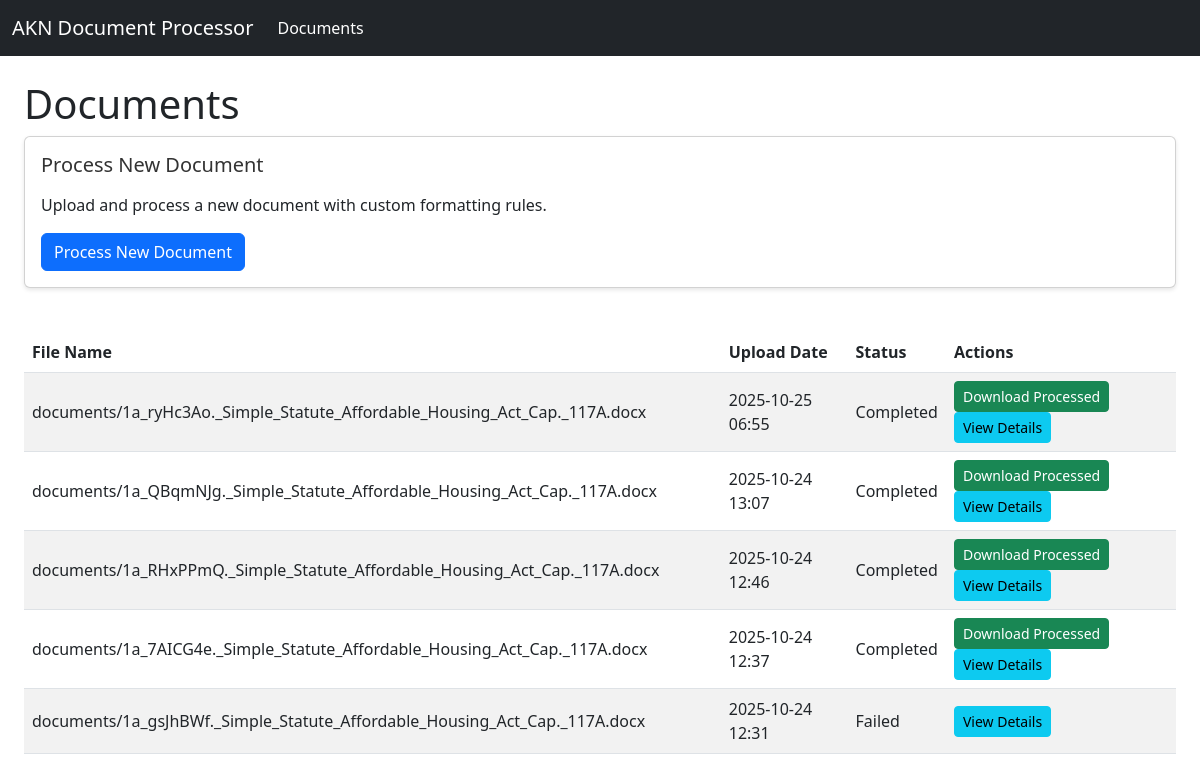
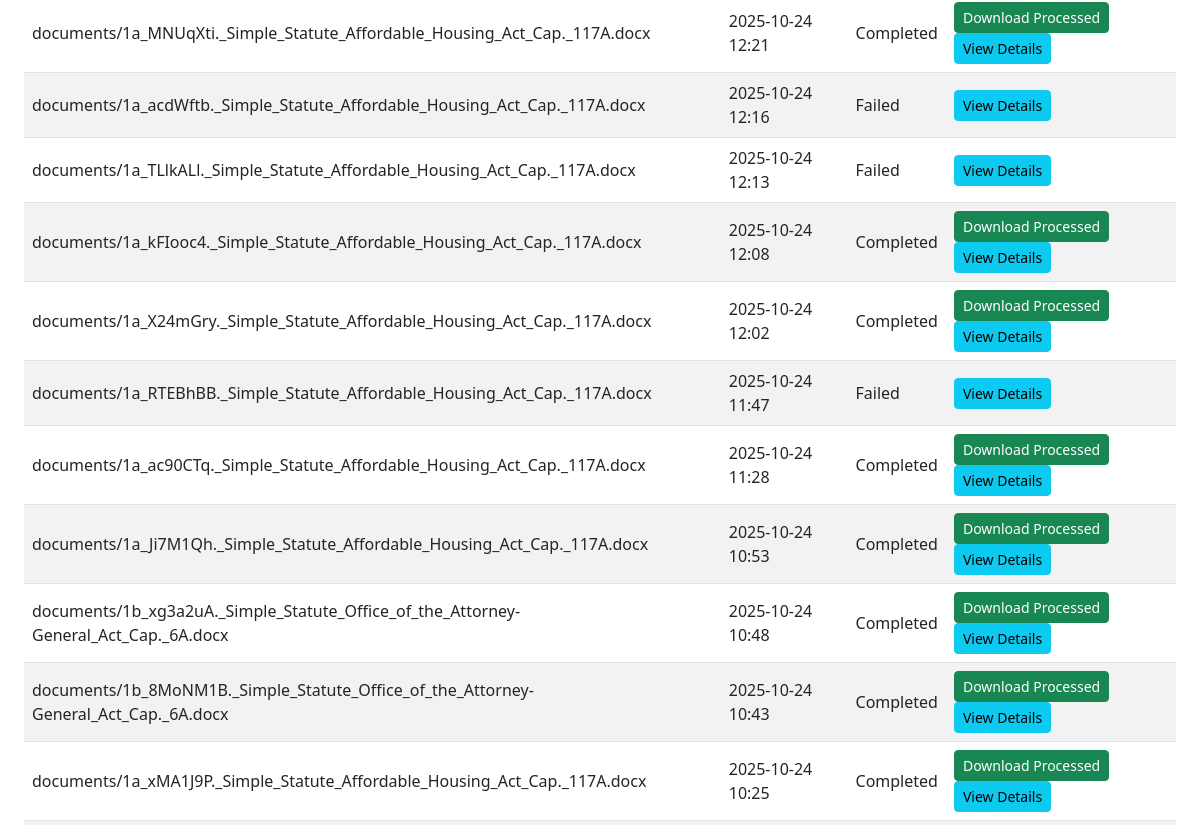
The app's page / (upper part), older data (2 pictures, top to bottom).
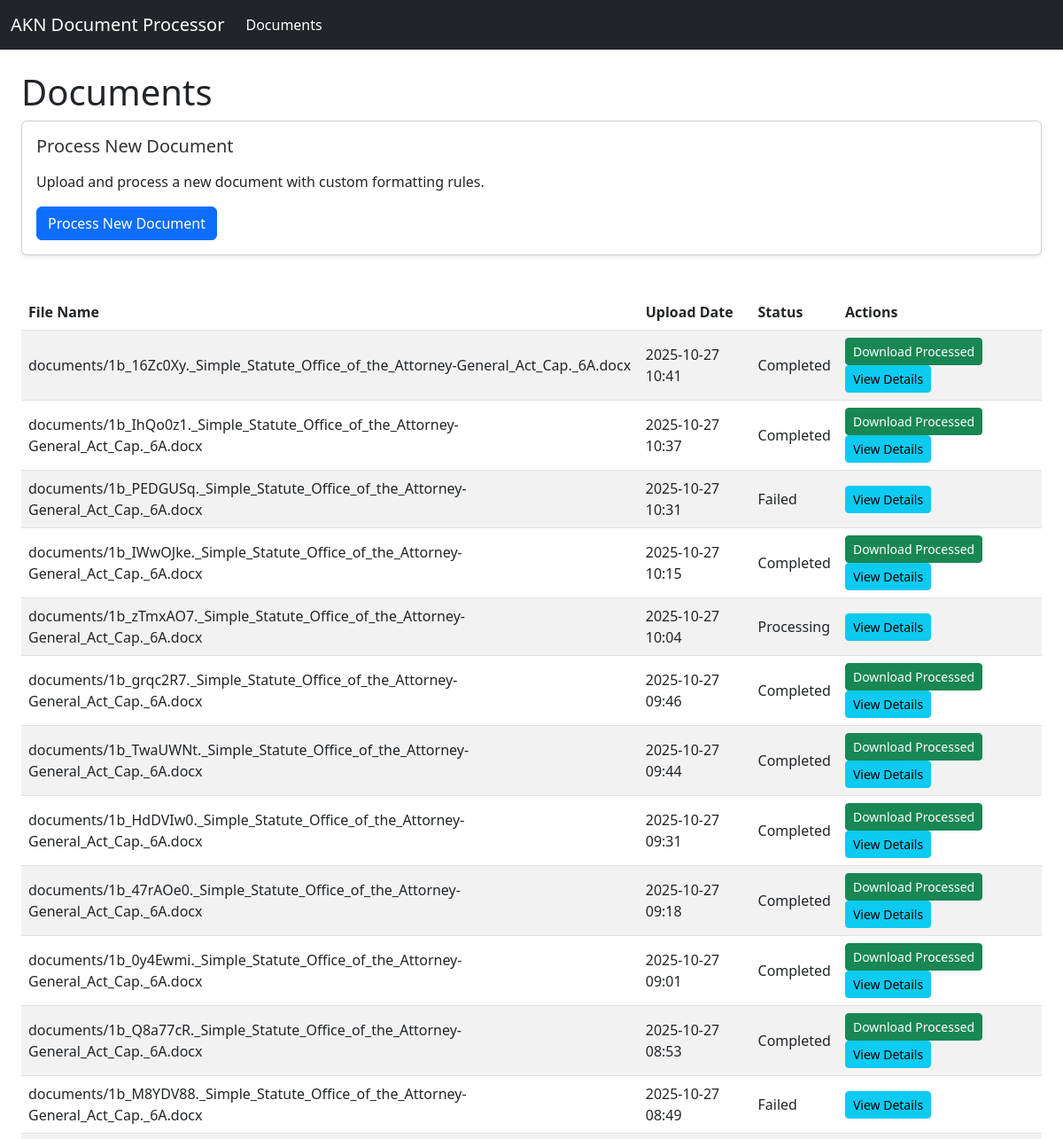
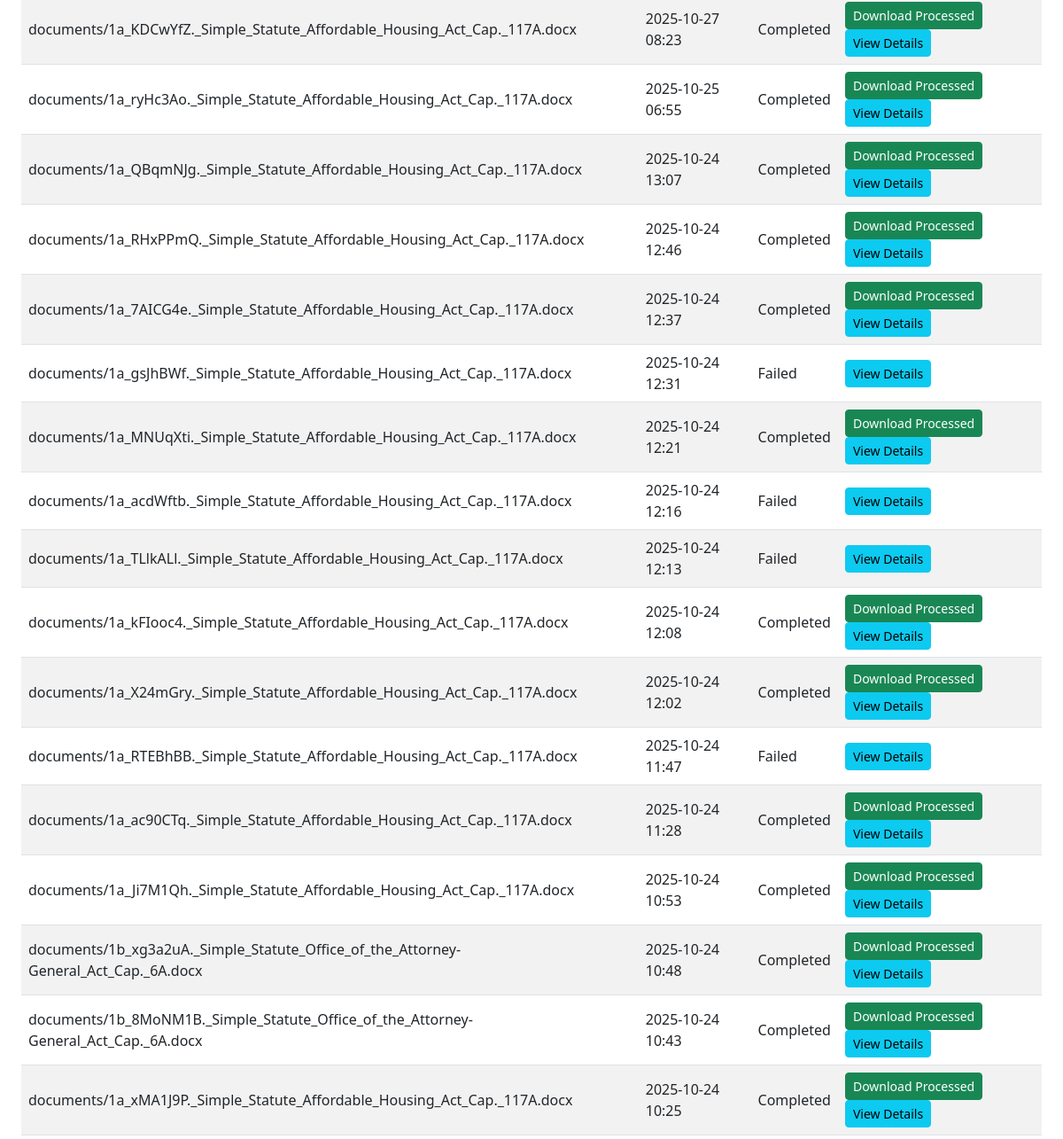
The same page, newer data (2 pictures, top to bottom).
### myapp/models.py (models this page shows, shortened)
class Document(models.Model):
    PROCESSING_STATUS = [
        ('UPLOADED', 'Uploaded'),
        ('PROCESSING', 'Processing'),
        ('COMPLETED', 'Completed'),
        ('FAILED', 'Failed'),
    ]
    original_file = models.FileField(upload_to='documents/')
    processed_file = models.FileField(upload_to='processed/', null=True, blank=True)
    pdf_file = models.FileField(upload_to='processed/', null=True, blank=True)
    status = models.CharField(max_length=20, choices=PROCESSING_STATUS, default='UPLOADED')
    uploaded_at = models.DateTimeField(auto_now_add=True)
    processed_at = models.DateTimeField(null=True, blank=True)
    error_message = models.TextField(blank=True, null=True)
    progress = models.IntegerField(default=0)

### myapp/views.py (the view)
# urls.py: path('', views.document_list, name='document_list'),
def document_list(request):
    documents = Document.objects.all().order_by('-uploaded_at')
    return render(request, 'myapp/document_list.html', {
        'documents': documents
    })

### myapp/templates/myapp/document_list.html
{% extends 'base.html' %}
{% block content %}
<div class="container mt-4">
    <h1>Documents</h1>
    <div class="row mb-4">
        <div class="col">
            <div class="card">
                <div class="card-body">
                    <h5 class="card-title">Process New Document</h5>
                    <p class="card-text">Upload and process a new document with custom formatting rules.</p>
                    <a href="{% url 'process_document' %}" class="btn btn-primary">Process New Document</a>
                </div>
            </div>
        </div>
    </div>
    {% if documents %}
        <div class="table-responsive">
            <table class="table table-striped">
                <thead>
                    <tr>
                        <th>File Name</th>
                        <th>Upload Date</th>
                        <th>Status</th>
                        <th>Actions</th>
                    </tr>
                </thead>
                <tbody>
                    {% for doc in documents %}
                    <tr>
                        <td>{{ doc.original_file.name }}</td>
                        <td>{{ doc.uploaded_at|date:"Y-m-d H:i" }}</td>
                        <td>{{ doc.get_status_display }}</td>
                        <td>
                            {% if doc.processed_file %}
                            <a href="{{ doc.processed_file.url }}" class="btn btn-sm btn-success">Download Processed</a>
                            {% endif %}
                            <a href="{% url 'document_detail' doc.id %}" class="btn btn-sm btn-info">View Details</a>
                        </td>
                    </tr>
                    {% endfor %}
                </tbody>
            </table>
        </div>
    {% else %}
        <div class="alert alert-info">No documents uploaded yet.</div>
    {% endif %}
</div>
{% endblock %}

Row changes from the older to the newer data that the page shows:
added Document: original_file.name "documents/1b_16Zc0Xy._Simple_Statute_Office_of_the_Attorney-General_Act_Cap._6A.docx", uploaded_at "2025-10-27 10:41", status "Completed"
added Document: original_file.name "documents/1b_IhQo0z1._Simple_Statute_Office_of_the_Attorney-General_Act_Cap._6A.docx", uploaded_at "2025-10-27 10:37", status "Completed"
added Document: original_file.name "documents/1b_PEDGUSq._Simple_Statute_Office_of_the_Attorney-General_Act_Cap._6A.docx", uploaded_at "2025-10-27 10:31", status "Failed"
added Document: original_file.name "documents/1b_IWwOJke._Simple_Statute_Office_of_the_Attorney-General_Act_Cap._6A.docx", uploaded_at "2025-10-27 10:15", status "Completed"
added Document: original_file.name "documents/1b_zTmxAO7._Simple_Statute_Office_of_the_Attorney-General_Act_Cap._6A.docx", uploaded_at "2025-10-27 10:04", status "Processing"
added Document: original_file.name "documents/1b_grqc2R7._Simple_Statute_Office_of_the_Attorney-General_Act_Cap._6A.docx", uploaded_at "2025-10-27 09:46", status "Completed"
added Document: original_file.name "documents/1b_TwaUWNt._Simple_Statute_Office_of_the_Attorney-General_Act_Cap._6A.docx", uploaded_at "2025-10-27 09:44", status "Completed"
added Document: original_file.name "documents/1b_HdDVIw0._Simple_Statute_Office_of_the_Attorney-General_Act_Cap._6A.docx", uploaded_at "2025-10-27 09:31", status "Completed"
added Document: original_file.name "documents/1b_47rAOe0._Simple_Statute_Office_of_the_Attorney-General_Act_Cap._6A.docx", uploaded_at "2025-10-27 09:18", status "Completed"
added Document: original_file.name "documents/1b_0y4Ewmi._Simple_Statute_Office_of_the_Attorney-General_Act_Cap._6A.docx", uploaded_at "2025-10-27 09:01", status "Completed"
added Document: original_file.name "documents/1b_Q8a77cR._Simple_Statute_Office_of_the_Attorney-General_Act_Cap._6A.docx", uploaded_at "2025-10-27 08:53", status "Completed"
added Document: original_file.name "documents/1b_M8YDV88._Simple_Statute_Office_of_the_Attorney-General_Act_Cap._6A.docx", uploaded_at "2025-10-27 08:49", status "Failed"
added Document: original_file.name "documents/1a_KDCwYfZ._Simple_Statute_Affordable_Housing_Act_Cap._117A.docx", uploaded_at "2025-10-27 08:23", status "Completed"
